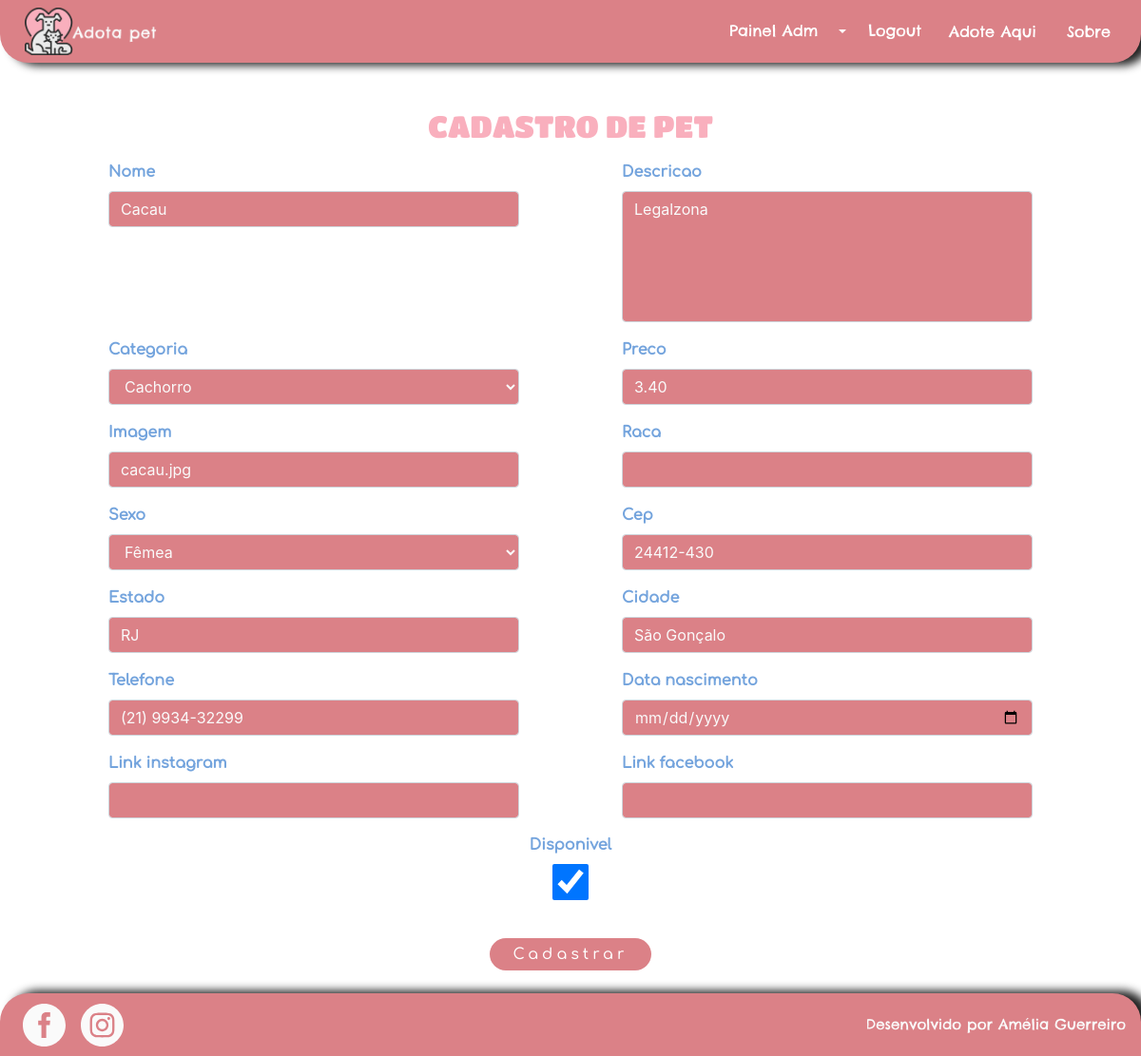
Page /pets/edita_pet/2 (signed in) on the committed database.
### pet/models.py (models this page shows, shortened)
class Pet(models.Model):
    categoria = models.ForeignKey(Categoria, related_name='pets', on_delete=models.DO_NOTHING)
    nome = models.CharField(max_length=100, db_index=True)
    slug = models.SlugField(max_length=100)
    imagem = models.CharField(max_length=50, blank=True)
    preco = models.DecimalField(max_digits=6, decimal_places=2)
    disponivel = models.BooleanField(default=False)
    link_instagram = models.URLField(max_length=200, blank=True)
    link_facebook = models.URLField(max_length=200, blank=True)
    telefone = models.CharField(max_length=15)
    sexo_escolhas = [('F', 'Fêmea'), ('M', 'Macho'), ('N', 'Não sei')]
    sexo = models.CharField(max_length=1, choices=sexo_escolhas, default='N')
    descricao = models.TextField()
    data_cadastro = models.DateField(default=datetime.now)
    data_nascimento = models.DateField(blank=True)
    likes = models.PositiveIntegerField(default=0)
    dislikes = models.PositiveIntegerField(default=0)
    raca = models.CharField(max_length=20, blank=True)
    estado_escolhas = [('AC', 'Acre'), ('AL', 'Alagoas'), ('AP', 'Amapá'), ('AM', 'Amazonas'),
                       ('BA', 'Bahia'), ('CE', 'Ceará'), ('ES', 'Espírito Santo'), ('GO', 'Goiás'),
                       ('MA', 'Maranhão'), ('MT', 'Mato Grosso'), ('MS', 'Mato Grosso do Sul'),
                       ('MG', 'Minas Gerais'), ('PA', 'Pará'), ('PB', 'Paraíba'), ('PR', 'Paraná'),
                       ('PE', 'Pernambuco'),('PI', 'Piauí'), ('RJ', 'Rio de Janeiro'),
                       ('RN', 'Rio Grande do Norte'), ('RS', 'Rio Grande do Sul'),
                       ('RO', 'Rondônia'), ('RR', 'Roraima'), ('SC', 'Santa Catarina'),
                       ('SP', 'São Paulo'), ('SE', 'Sergipe'),
                       ('TO', 'Tocantins'), ('DF', 'Distrito Federal')]
    estado = models.CharField(max_length=2, choices=estado_escolhas)
    cep = models.CharField(max_length=9)
    cidade = models.CharField(max_length=20)
    usuario = models.ForeignKey(User, on_delete=models.CASCADE, null=True)
    class Meta:
        db_table='pet'

### pet/views.py (the view)
# urls.py: path('edita_pet/<int:id>', views.edita_pet, name='edita_pet'),
@user_passes_test(lambda u: u.is_staff)
def edita_pet(request, id):
    pet = get_object_or_404(Pet, pk=id)
    pet_form = PetForm(instance=pet)
    request.session['pet_id'] = id
    return render(request, 'pet/cadastra_pet.html', {'form': pet_form})

### categoria/models.py (called while the page is built)
    def __str__(self):
        return self.nome

### pet/templates/pet/cadastra_pet.html (shortened to what this page needs)
{% extends "base.html" %}
{% load static %}
{% block corpo %}
    <section id="login" class="register d-flex container w-100 justify-content-center align-items-center">
        <div class="container register">
            <form action="" method="POST" class="mb-4 mt-5">
                <h2 class="text-secondary text-center mx-auto d-block w-100 text-uppercase pb-2">Cadastro de Pet</h2>
                <div class="d-lg-flex flex-wrap justify-content-around align-content-center">
                    {% for campo in form %}
                        <div class="form-group">
                            <label for="{{ campo.id_for_label }}"
                                   class="font-weight-bold text-secondary">{{ campo.label }}
                            </label>
                            <div>
                                {{ campo }}
                            </div>
                        </div>
                    {% endfor %}
                </div>
                <button type="submit"
                        class="btn rounded mt-4 text-center d-block mx-auto pl-4 pr-4 pt-1 pb-1 text-white">
                    Cadastrar
                </button>
            </form>
        </div>
    </section>
{% endblock %}

### static/css/styles.css (style rules this page uses)
html, body, div, span, applet, object, iframe, h1, h2, h3, h4, h5, h6, p, blockquote, pre, a, abbr, acronym, address, big, cite, code, del, dfn, em, img, ins, kbd, q, s, samp, small, strike, strong, sub, sup, tt, var, b, u, i, center, dl, dt, dd, ol, ul, li, fieldset, form, label, legend, table, caption, tbody, tfoot, thead, tr, th, td, article, aside, canvas, details, embed, figure, figcaption, footer, header, hgroup, menu, nav, output, ruby, section, summary, time, mark, audio, video { margin: 0; padding: 0; border: 0; font-size: 100%; font: inherit; vertical-align: baseline; }
article, aside, details, figcaption, figure, footer, header, hgroup, menu, nav, section { display: block; }
body { line-height: 1; }
h2 { font-family: Titan !important; }
.register { height: unset !important; }
html, body { height: 100%; margin: 0; }
#login { height: calc(100vh - 132px); }
#login input[type=email], #login input[type=password], #login input[type=text], #login textarea, #login input, select, option { background-color: var(--primary) !important; color: var(--light) !important; }
#talkToUs button, #login button { color: var(--light); transition: 0.3s; font-family: Titan; border-radius: 35px !important; letter-spacing: 1px !important; background-color: var(--primary); }
#login button { color: var(--light); transition: 0.3s; font-family: Comfortaa; border-radius: 35px !important; letter-spacing: 4px !important; }
#login label { font-family: Comfortaa; color: var(--blue) !important; }
#login .form-group { flex-basis: 40% !important; }
#login .form-group textarea { max-height: 138px; resize: none; }
label[for=id_disponivel] { display: block; text-align: center; }

### rows in the picture
Pet: form "Cacau" "Legalzona" "Cachorro" "3.40" "cacau.jpg" "Fêmea" "24412-430" "RJ" "São Gonçalo" "(21) 9934-32299" "☑"

### other values in the picture
{{ campo.label }} "Nome" "Descricao" "Categoria" "Preco" "Imagem" "Raca" "Sexo" "Cep" "Estado" "Cidade" "Telefone" "Data nascimento" "Link instagram" "Link facebook" "Disponivel"
